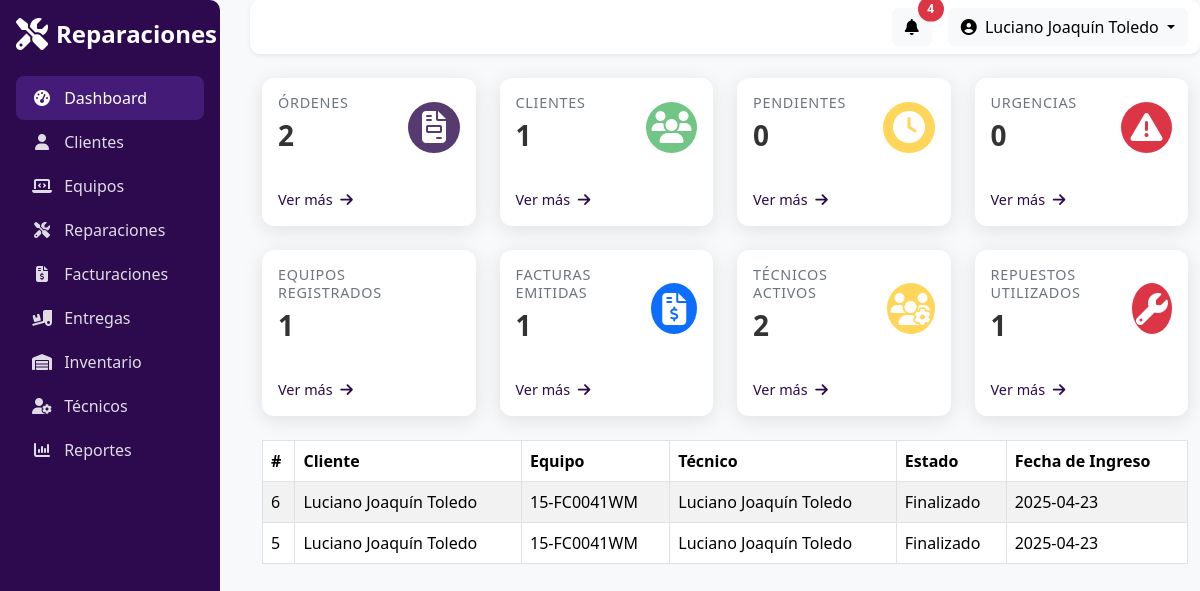
Page /dashboard.php (signed in) on the committed database.
### tables this page shows
CREATE TABLE `ordenes_reparacion` (
  `id` int(11) NOT NULL,
  `cliente_id` int(11) NOT NULL,
  `equipo_id` int(11) NOT NULL,
  `tecnico_id` int(11) NOT NULL,
  `descripcion` text NOT NULL,
  `estado_reparacion` enum('pendiente','en_reparacion','finalizado') NOT NULL DEFAULT 'pendiente',
  `fecha_ingreso` date NOT NULL,
  `fecha_finalizacion` date DEFAULT NULL,
  `total_servicios` decimal(10,2) NOT NULL DEFAULT 0.00,
  `total_repuestos` decimal(10,2) NOT NULL DEFAULT 0.00,
  `precio_total` decimal(10,2) NOT NULL DEFAULT 0.00,
  `creado_en` timestamp NOT NULL DEFAULT current_timestamp()
);

CREATE TABLE `clientes` (
  `id` int(11) NOT NULL,
  `nombre` varchar(255) NOT NULL,
  `telefono` varchar(20) NOT NULL,
  `email` varchar(255) NOT NULL,
  `direccion` varchar(255) DEFAULT NULL,
  `dni` varchar(20) DEFAULT NULL,
  `tipo_cliente` enum('Cliente','Empresa') NOT NULL,
  `notas` text DEFAULT NULL,
  `fecha_creacion` timestamp NOT NULL DEFAULT current_timestamp()
);

CREATE TABLE `equipos` (
  `id` int(11) NOT NULL,
  `cliente_id` int(11) NOT NULL,
  `tipo` enum('pc','laptop','telefono','consola') NOT NULL,
  `marca` varchar(100) DEFAULT NULL,
  `modelo` varchar(100) DEFAULT NULL,
  `numero_serie` varchar(100) DEFAULT NULL,
  `fecha_ingreso` date NOT NULL,
  `observaciones` text DEFAULT NULL,
  `fecha_registro` timestamp NOT NULL DEFAULT current_timestamp()
);

CREATE TABLE `tecnicos` (
  `id` int(11) NOT NULL,
  `nombre` varchar(255) NOT NULL,
  `especialidad` varchar(100) NOT NULL,
  `contacto` varchar(100) NOT NULL,
  `estado` enum('activo','inactivo') DEFAULT 'activo',
  `contraseña` varchar(255) NOT NULL
);

### dashboard.php (the view, shortened to what the rows shown need)
<?php
require_once("includes/config.php");
$query_reparaciones = "SELECT r.id, c.nombre AS cliente, e.modelo AS equipo, t.nombre AS tecnico, r.estado_reparacion, r.fecha_ingreso
                       FROM ordenes_reparacion r
                       JOIN clientes c ON r.cliente_id = c.id
                       JOIN equipos e ON r.equipo_id = e.id
                       JOIN tecnicos t ON r.tecnico_id = t.id
                       ORDER BY r.fecha_ingreso DESC
                       LIMIT 10";
$result_reparaciones = mysqli_query($conn, $query_reparaciones);
?>
<!DOCTYPE html>
<html lang="es">
<head>
    <link href="https://cdn.jsdelivr.net/npm/bootstrap@5.3.3/dist/css/bootstrap.min.css" rel="stylesheet">
    <link href="https://cdnjs.cloudflare.com/ajax/libs/font-awesome/6.5.0/css/all.min.css" rel="stylesheet">
    <link rel="stylesheet" href="css/estilos.css">
</head>
<body>
    <div class="d-flex" id="layout-wrapper">
        <div class="flex-grow-1" style="margin-left: 250px;">
            <main class="container-fluid py-4">
                <div class="row g-4">
                    <div class="table-responsive">
                        <table class="table table-striped table-bordered">
                            <thead>
                                <tr>
                                    <th>#</th>
                                    <th>Cliente</th>
                                    <th>Equipo</th>
                                    <th>Técnico</th>
                                    <th>Estado</th>
                                    <th>Fecha de Ingreso</th>
                                </tr>
                            </thead>
                            <tbody>
                                <?php
                                while ($row = mysqli_fetch_assoc($result_reparaciones)) {
                                    echo "<tr>";
                                    echo "<td>" . $row['id'] . "</td>";
                                    echo "<td>" . $row['cliente'] . "</td>";
                                    echo "<td>" . $row['equipo'] . "</td>";
                                    echo "<td>" . $row['tecnico'] . "</td>";
                                    echo "<td>" . ucfirst($row['estado_reparacion']) . "</td>";
                                    echo "<td>" . $row['fecha_ingreso'] . "</td>";
                                    echo "</tr>";
                                }
                                ?>
                            </tbody>
                        </table>
                    </div>
                </div>
            </main>
        </div>
    </div>
</body>
</html>

### rows in the picture
ordenes_reparacion: id "6", cliente.nombre "Luciano Joaquín Toledo", equipo.modelo "15-FC0041WM", tecnico.nombre "Luciano Joaquín Toledo", estado_reparacion "Finalizado", fecha_ingreso "2025-04-23"
ordenes_reparacion: id "5", cliente.nombre "Luciano Joaquín Toledo", equipo.modelo "15-FC0041WM", tecnico.nombre "Luciano Joaquín Toledo", estado_reparacion "Finalizado", fecha_ingreso "2025-04-23"

### other values in the picture
$_SESSION['usuario_nombre'] "Luciano Joaquín Toledo"
$total_orders "2"
$total_clients "1"
$total_pending "0"
$total_urgencies "0"
$total_equipment "1"
$total_invoices "1"
$total_technicians "2"
$total_parts "1"
